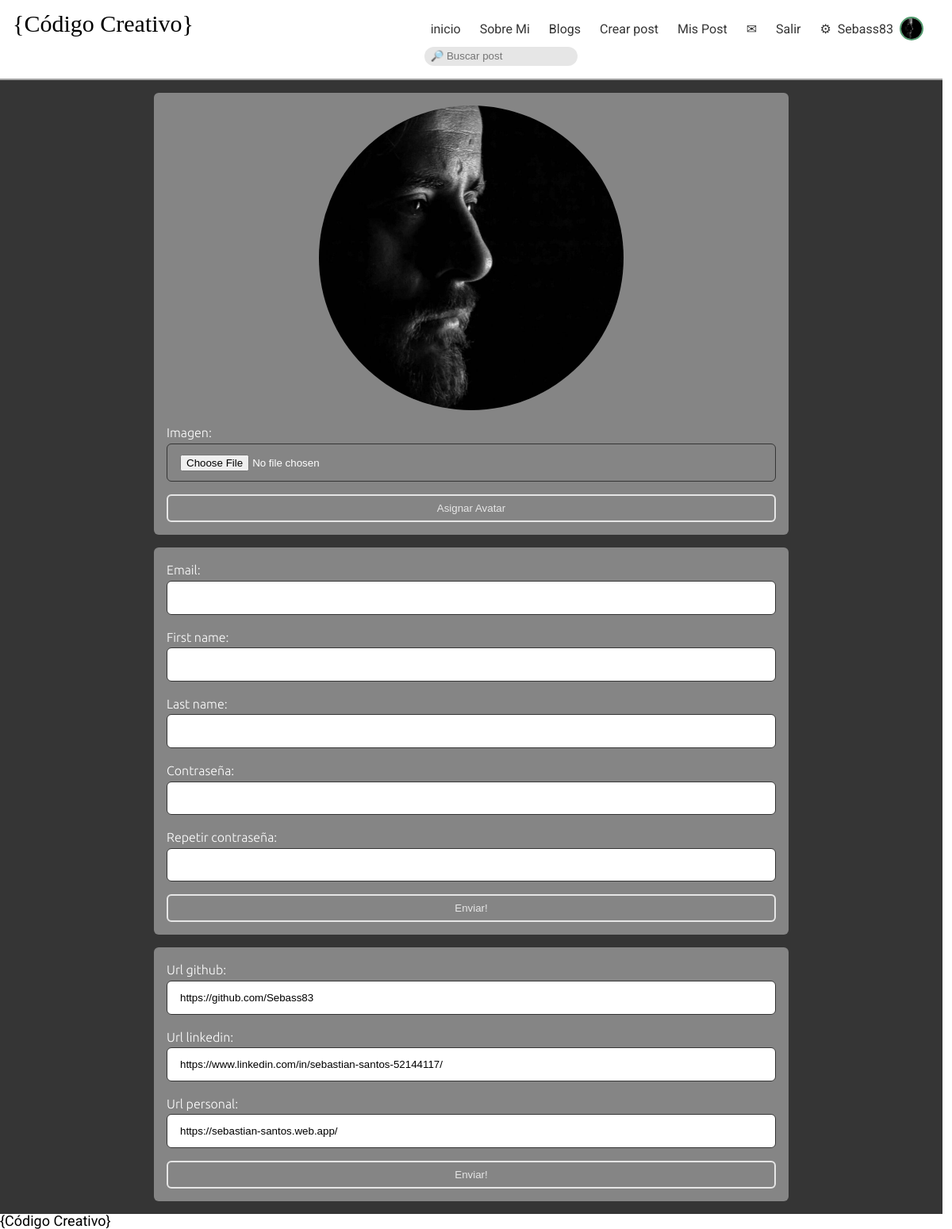
The app's page /auth/editarPerfil/ (signed in) with its own data.
### CodigoCreativoApp/models.py (models this page shows, shortened)
class Avatar(models.Model):
    user = models.ForeignKey(User,on_delete=models.CASCADE)
    imagen = models.ImageField(upload_to='avatar', null=True, blank=True)

class PerfilURLS(models.Model):
    usuario = models.ForeignKey(User,on_delete=models.CASCADE)
    url_github = models.URLField(blank=True)
    url_linkedin= models.URLField(blank=True)
    url_personal= models.URLField(blank=True)

### AuthApp/views.py (the view)
# urls.py: path('editarPerfil/', editarPerfil, name="EditarPerfil")
@login_required
def editarPerfil(request):
    usuario = request.user
    try:
        url = PerfilURLS.objects.filter(usuario=request.user)
    except:
        url = False
    if request.method == "POST":
        urlForm = SetPerfilURLS(request.POST)
        aEliminar = PerfilURLS.objects.filter(usuario__exact=request.user).last()
        if urlForm.is_valid():
            req = urlForm.cleaned_data
            if len(req) > 0:
                usuario = request.user
                if req['url_github']:
                    url_github = req['url_github']
                else:
                    url_github = ''
                if req['url_linkedin']:
                    url_linkedin = req['url_linkedin']
                else:
                    url_linkedin=''
                if req['url_personal']:
                    url_personal = req['url_personal']
                else:
                    url_personal=''
                urlsPerfil = PerfilURLS(usuario = usuario ,url_github = url_github ,url_linkedin = url_linkedin,url_personal = url_personal )
                if aEliminar:
                    aEliminar.delete()
                urlsPerfil.save()
                return redirect('EditarPerfil')
        miFormulario = UserEditForm(request.POST)
        try:
            if Avatar.objects.filter(user=request.user)[0]:
                oldAvatar = Avatar.objects.filter(user=request.user)[0]
                print({oldAvatar: oldAvatar})
                if oldAvatar:
                    img = str(oldAvatar.imagen.path)
                    if os.path.isfile(img):
                        os.remove(img)
                    oldAvatar.delete()
        except:
            pass
        form=SetAvatar(request.POST, request.FILES)
        if form.is_valid():
            usuario = request.user
            req = form.cleaned_data
            avatar = Avatar(user = usuario, imagen = req['imagen'])
            avatar.save()
            return redirect('EditarPerfil')
        if miFormulario.is_valid():
            informacion = miFormulario.cleaned_data
            usuario.email = informacion["email"]
            usuario.password1 = informacion["password1"]
            usuario.password2 = informacion["password2"]
            usuario.last_name = informacion["last_name"]
            usuario.first_name = informacion["first_name"]
            usuario.save()
            return redirect('Logout')
    else:
        print(url)
        if url:
            form=SetAvatar()
            miFormulario = UserEditForm(initial={"email": usuario.email, 'first_name': usuario.first_name, 'last_name': usuario.last_name})
            urlForm = SetPerfilURLS(initial={'url_github' : url[0].url_github, 'url_linkedin':url[0].url_linkedin, 'url_personal':url[0].url_personal})
        else:
            form=SetAvatar()
            miFormulario = UserEditForm(initial={"email": usuario.email, 'first_name': usuario.first_name, 'last_name': usuario.last_name})
            urlForm = SetPerfilURLS()
    return render(request,"editarPerfil.html",{"miformulario": miFormulario, "usuario": usuario,'forms':form, 'urlForm':urlForm} )

### AuthApp/forms.py
class UserEditForm(UserCreationForm):
    email = forms.EmailField()
    password1 = forms.CharField(label = "Contraseña", widget=forms.PasswordInput)
    password2 = forms.CharField(label = "Repetir contraseña", widget=forms.PasswordInput)
    class Meta:
        model = User
        fields = ('email', 'first_name', 'last_name', 'password1', 'password2')

### CodigoCreativoApp/forms.py
class SetAvatar(forms.Form):
    imagen = forms.ImageField()
    class Meta:
        model = Avatar
        fields = ['imagen']
        exclude = ['user']

### templates/editarPerfil.html (shortened to what this page needs)
{% extends "base.html" %} {% load static %} {% block main %}
<section class="container-form">
  <form action="{% url 'setAvatar' %}" method="post" enctype="multipart/form-data">
    {% with avatar=user.avatar_set.first %}
      {% if avatar %}
        <img src="{{avatar.imagen.url}}" alt="{{user.username}}" width="50%" style="border-radius:100%;aspect-ratio: 1/1;align-self: center;"/>
      {% else %}
        <img  src="{% static 'img/default-avatar.jpg' %}" alt="" />
      {% endif %}
    {% endwith %}
    {{ forms.as_p }}
    <button type="submit">Asignar Avatar</button>
  </form>
  <form action="" method="POST">
      {{ miformulario.as_p }}
    <button type="submit">Enviar!</button>
  </form>
  <form action="" method="POST">
      {{ urlForm.as_p }}
    <button type="submit">Enviar!</button>
  </form>
</section>
{% endblock %}

### templates/base.html (shortened to what this page needs)
<!DOCTYPE html>
<html lang="es">
  <head>
    {% load static %}
    <link rel="stylesheet" href="{% static './style.css' %}" />
  </head>
  <body>
    <nav>
      <div><h1>{Código Creativo}</h1></div>
      <div>
        <ul>
          <li><a href="{% url 'inicio' %}">inicio</a></li>
          <li><a href="{% url 'sobreMi' %}">Sobre Mi</a></li>
          <li><a href="{% url 'allPosts' %}">Blogs</a></li>
          {% if user.is_authenticated %}
          <li><a href="{% url 'crearBlog' %}">Crear post</a></li>
          <li><a href="{% url 'misPosts' %}">Mis Post</a></li>
          <li><a href="{% url 'inboxMsj' %}">✉</a></li>
          <li><a href="{% url 'Logout' %}">Salir</a></li>
          <li class="menu-usuario">
            <a href="{% url 'EditarPerfil' %}">⚙</a>
            <div><a href="{% url 'getPerfil' user=user.id %}" >{{user.username}}</a></div>
            {% with avatar=user.avatar_set.first %}
              {% if avatar %}
              <a href="{% url 'setAvatar' %}">
                <img class="editable" src="{{avatar.imagen.url}}" alt="" style="aspect-ratio: 1/1;"/>
              </a>
              {% else %}
              <a href="{% url 'setAvatar' %}">
                <img class="editable" src="{% static 'img/default-avatar.jpg' %}" alt="" style="aspect-ratio: 1/1;"/>
              </a>
              {% endif %}
            {% endwith %}
          </li>
          {% else %}
          <li><a href="{% url 'Registrame' %}">Registrarme</a></li>
          <li><a href="{% url 'Login' %}">Iniciar Sesión</a></li>
          {% endif %}
        </ul>
        <form action="{% url 'searchPost' %}" method="POST">
          <input class = 'search' type="text" name = 'term' minlength="4" placeholder="🔎 Buscar post">
        </form>
      </div>
    </nav>
    <main>
        {% block main %} {% endblock %}
    </main>
    <footer>
      <div>{Código Creativo}</div>
    </footer>
  </body>
</html>

### CodigoCreativoApp/static/style.css (style rules this page uses)
:root { --neutral-dark: #000; --neutral-light: #fff; --text-dark: #353535; --text-mid: #858585; --text-light: #e6e6e6; --br: 6px; --transition: color 0.6s ease-in-out; --red-dark: hsl(0, 32%, 46%); --red-light: hsl(0, 100%, 91%); --green-dark: hsl(143, 32%, 46%); --green-light: hsl(143, 100%, 91%); --blue-dark: hsl(197, 32%, 46%); --blue-light: hsl(197, 100%, 91%); --links-color: #ad7b10; --links-color-hover: #e7a515; }
html, body, div, span, applet, object, iframe, h1, h2, h3, h4, h5, h6, p, blockquote, pre, a, abbr, acronym, address, big, cite, code, del, dfn, em, img, ins, kbd, q, s, samp, small, strike, strong, sub, sup, tt, var, b, u, i, center, dl, dt, dd, ol, ul, li, fieldset, form, label, legend, table, caption, tbody, tfoot, thead, tr, th, td, article, aside, canvas, details, embed, figure, figcaption, footer, header, hgroup, menu, nav, output, ruby, section, summary, time, mark, audio, video { margin: 0; padding: 0; border: 0; font-size: 100%; font: inherit; vertical-align: baseline; box-sizing: border-box; }
article, aside, details, figcaption, figure, footer, header, hgroup, menu, nav, section { box-sizing: border-box; }
body { font-family: "Roboto", sans-serif; font-size: 1.125rem; font-weight: 400; line-height: 1; }
ol, ul { list-style: none; }
h1, h2 { font-family: "Montagu Slab", serif; }
h1 { font-size: 2rem; line-height: 0.9; }
p { font-size: 1rem; width: 40ch; font-family: "Ubuntu", sans-serif; font-weight: lighter; line-height: 1.6; }
.search { border: none; background-color: var(--text-light); border-radius: 10rem; padding: 0.3rem 0.5rem; margin-bottom: 1rem; }
.editable { border: 2px solid var(--green-dark); transition: var(--transition); }
nav { align-content: center; width: 99vw; display: grid; grid-template-columns: 1fr 1fr; align-self: center; padding: 1rem 1rem 0 1rem; border-bottom: 2px solid #a3a3a3; }
nav h1 { font-size: 30px; }
.menu-usuario { display: flex; align-items: center; }
.menu-usuario img { width: 30px; border-radius: 100%; }
nav ul { display: flex; justify-content: flex-end; gap: 0.5rem; font-size: 1rem; }
nav li { display: flex; padding: 0.3rem 0.5rem; text-wrap: nowrap; align-items: center; gap: 0.5rem; }
nav a { text-decoration: none; color: var(--text-dark); }
footer { width: 99vw; }
.container-form { gap: 1rem; padding: 1rem; box-sizing: border-box; width: 99vw; min-height: calc(100vh - 5.2rem); display: grid; align-items: center; justify-content: center; background-color: var(--text-dark); }
.container-form form { box-sizing: border-box; display: flex; flex-direction: column; min-width: 800px; box-sizing: border-box; width: clamp(350px, 50vw, 430px); gap: 1rem; display: flex; flex-direction: column; background-color: var(--text-mid); padding: 1rem; border-radius: var(--br); }
.container-form input { box-sizing: border-box; min-width: calc(800px - 2rem); border: 1px solid var(--text-dark); padding: 0.8rem 1rem; border-radius: var(--br); }
.container-form p { color: var(--neutral-light); display: flex; flex-direction: column; }
.container-form button { background-color: transparent; color: var(--text-light); width: 100%; padding: 0.5rem 1rem; border-radius: var(--br); border: 2px solid var(--text-light); }

### records on screen
Avatar: imagen (picture)
PerfilURLS: url_github "https://github.com/Sebass83", url_linkedin "https://www.linkedin.com/in/sebastian-santos-52144117/", url_personal "https://sebastian-santos.web.app/"

### other values on screen
{{ user.username }} "Sebass83"
